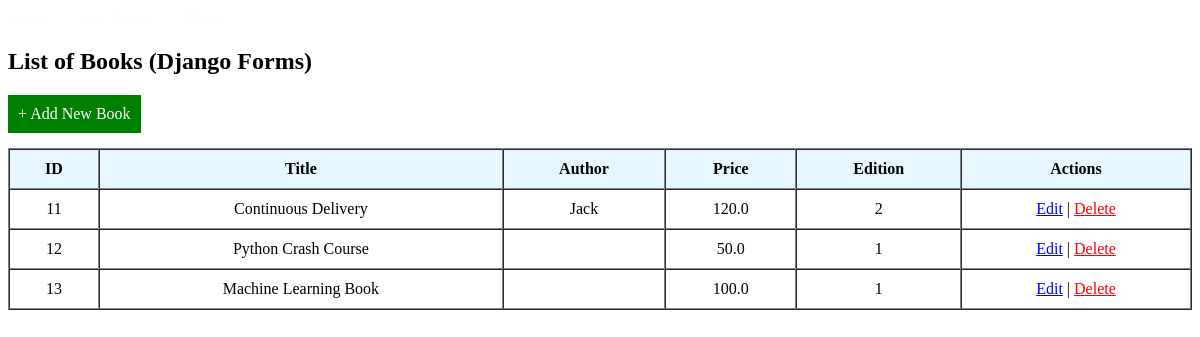
The page /books/lab9_part2/listbooks on the database its author committed.
### apps/bookmodule/models.py (models this page shows)
class Book(models.Model):
    title = models.CharField(max_length = 50)
    author = models.CharField(max_length = 50)
    price = models.FloatField(default = 0.0)
    edition = models.SmallIntegerField(default = 1)
    quantity = models.IntegerField(default=1)
    pubdate = models.DateTimeField(null=True)
    rating = models.SmallIntegerField(default=1)
    publisher = models.ForeignKey(Publisher, null=True, on_delete=models.SET_NULL)
    authors = models.ManyToManyField(Author)

### apps/bookmodule/views.py (the view)
# urls.py: path('lab9_part2/listbooks', views.listbooks2, name='listbooks2'),
def listbooks2(request):
    books = Book.objects.all()
    return render(request, 'bookmodule/listbooks2.html', {'books': books})

### apps/templates/bookmodule/listbooks2.html (shortened to what this page needs)
{% extends "layouts/base.html" %}
{% block content %}
<h2>List of Books (Django Forms)</h2>
<a href="{% url 'addbook2' %}" style="display:inline-block; padding:10px; background-color:green; color:white; text-decoration:none; margin-bottom:15px;">+ Add New Book</a>
<table border="1" cellpadding="10" cellspacing="0" style="width: 100%; text-align: center;">
    <tr style="background-color: #e6f7ff;">
        <th>ID</th>
        <th>Title</th>
        <th>Author</th>
        <th>Price</th>
        <th>Edition</th>
        <th>Actions</th>
    </tr>
    {% for book in books %}
    <tr>
        <td>{{ book.id }}</td>
        <td>{{ book.title }}</td>
        <td>{{ book.author }}</td>
        <td>{{ book.price }}</td>
        <td>{{ book.edition }}</td>
        <td>
            <a href="{% url 'editbook2' book.id %}" style="color: blue;">Edit</a> |
            <a href="{% url 'deletebook2' book.id %}" style="color: red;" onclick="return confirm('Delete this book?');">Delete</a>
        </td>
    </tr>
    {% endfor %}
</table>
{% endblock %}

### rows shown on the page
Book: id "11", title "Continuous Delivery", author "Jack", price "120.0", edition "2"
Book: id "12", title "Python Crash Course", price "50.0", edition "1"
Book: id "13", title "Machine Learning Book", price "100.0", edition "1"
